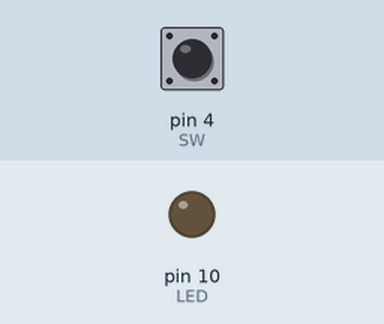
The sketch below on a simulated Arduino Uno, built with avr-gcc and run on an emulated ATmega328P. On the bench: output pins drawn as LEDs (lit = HIGH). The inputs (shaded band) are chosen by the test bench; at power-on: pin 4 (SW) HIGH.

Above: at 1.2 s.
1.3 s: pin 4 (SW) pulled LOW for 0.15 s
At 1.6 s:
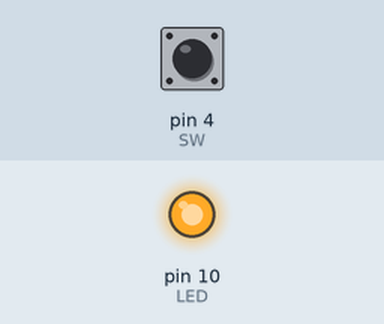
2.9 s: pin 4 (SW) pulled LOW for 1 s
At 4.0 s:
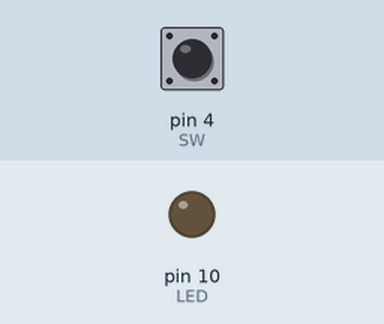
5.4 s: pin 4 (SW) pulled LOW for 3.2 s
At 5.9 s:
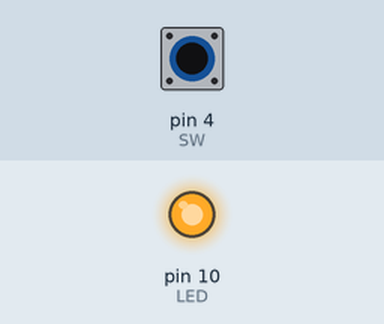
Timing chart, 0 to 8.4 s (numbered marks = the images above; inputs shaded):
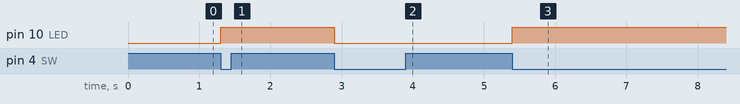

The sketch:

toggle_debounce_millis.ino
```cpp
// toggle_nodebounce.ino
// toggle LED with switch without debouncing

const int SW = 4;
const int LED = 10;
int state = 0;            // we start at state 0
int ledState = LOW;      // original state of the LED

// variables used for timing
long timeOfLastDebounce = 0;      // holds last reading of millis()
long debounceTime = 250;          // debounceTime

void setup() {
  pinMode(SW, INPUT_PULLUP);      // using internal pullup
  pinMode(LED,OUTPUT);
  digitalWrite(LED, ledState);    // switch ON the LED
}

void loop() {
  int reading = digitalRead(SW);    // read the switch
  unsigned long currentTime = millis(); // make currentTime millis()

  if (reading == LOW && state == 0){      // SW = LOW if pressed
      if ( (currentTime - timeOfLastDebounce) > debounceTime){
        // wait until debounceTime is up
        ledState = ! ledState;          // toggle the LED
        digitalWrite(LED, ledState);
        state = 1; // change to state 1
       timeOfLastDebounce = currentTime;
      }
  }
  else {
    if (state == 1 && reading == HIGH){
      // switch back to normal, we are ready to check SW again
      state = 0;
    }
  }
}
```

Measured:
- after the input at 1.3 s, pin 10 (LED): LOW → HIGH at once
- after the input at 2.9 s, pin 10 (LED): HIGH → LOW at once
- after the input at 5.4 s, pin 10 (LED): LOW → HIGH at once
